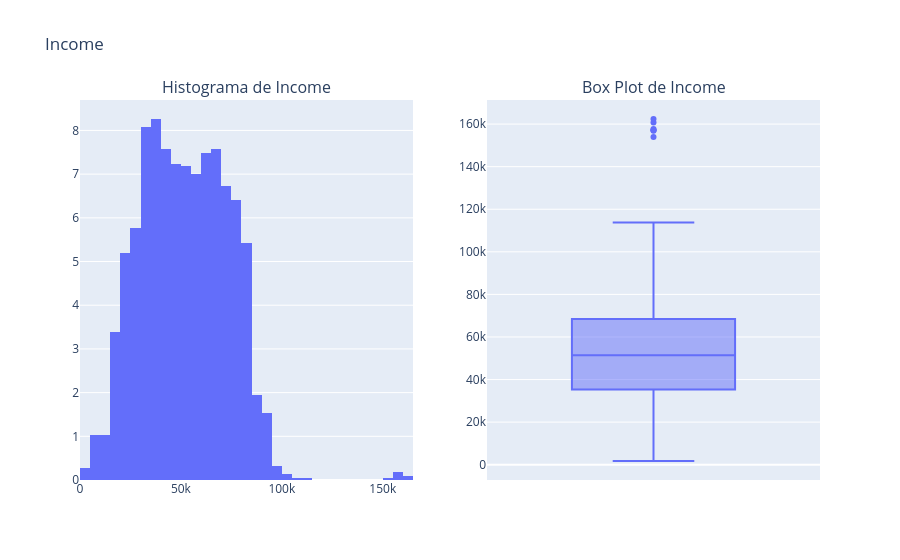

Notebook cell for this chart:
### Code cell
campo = 'Income'
fig = make_subplots(rows=1, cols=2, subplot_titles=[f'Histograma de {campo}', f'Box Plot de {campo}'])
fig.add_trace(
    px.histogram(df, x=campo, histnorm="percent", nbins=60).data[0],
    row=1, col=1
    )
fig.add_trace(
    px.box(df, y=campo).data[0],
    row=1, col=2
    )
fig.update_layout(title_text=f'{campo}', showlegend=False)
fig.show()

### Figure 1 — Plotly figure (JSON) as saved in the notebook; plotly's stock layout.template omitted (floating-point values rounded to 4 significant figures; data arrays with more than 128 entries replaced by an {"elided": "..."} marker saying what was removed)
{"data": [{"bingroup": "x", "histnorm": "percent", "hovertemplate": "Income=%{x}<br>percent=%{y}<extra></extra>", "legendgroup": "", "marker": {"color": "#636efa", "pattern": {"shape": ""}}, "name": "", "nbinsx": 60, "orientation": "v", "showlegend": false, "type": "histogram", "x": {"elided": "2239 float values"}, "xaxis": "x", "yaxis": "y"}, {"alignmentgroup": "True", "hovertemplate": "Income=%{y}<extra></extra>", "legendgroup": "", "marker": {"color": "#636efa"}, "name": "", "notched": false, "offsetgroup": "", "orientation": "v", "showlegend": false, "type": "box", "x0": " ", "xaxis": "x2", "y": {"elided": "2239 float values"}, "y0": " ", "yaxis": "y2"}], "layout": {"annotations": [{"font": {"size": 16}, "showarrow": false, "text": "Histograma de Income", "x": 0.225, "xanchor": "center", "xref": "paper", "y": 1, "yanchor": "bottom", "yref": "paper"}, {"font": {"size": 16}, "showarrow": false, "text": "Box Plot de Income", "x": 0.775, "xanchor": "center", "xref": "paper", "y": 1, "yanchor": "bottom", "yref": "paper"}], "showlegend": false, "title": {"text": "Income"}, "xaxis": {"anchor": "y", "domain": [0, 0.45]}, "xaxis2": {"anchor": "y2", "domain": [0.55, 1]}, "yaxis": {"anchor": "x", "domain": [0, 1]}, "yaxis2": {"anchor": "x2", "domain": [0, 1]}}}
